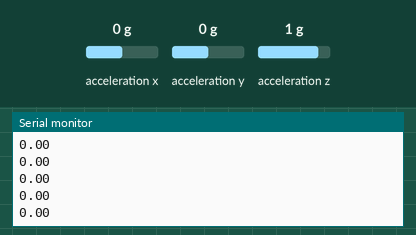
Simulated run of this sketch. Board: Arduino Uno, built with avr-gcc and run on an emulated ATmega328P. Shown: the last lines printed to the serial monitor. Inputs (shaded band) come from the test bench; at power-on: acceleration x 0 g, acceleration y 0 g, acceleration z 1 g.

Above: at 1.2 s.
1.3 s: acceleration x set to -1.4 g
At 2.1 s:
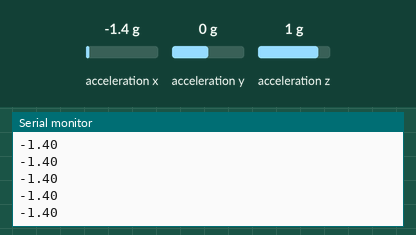
2.8 s: acceleration x set to -0.8 g
At 3.7 s:
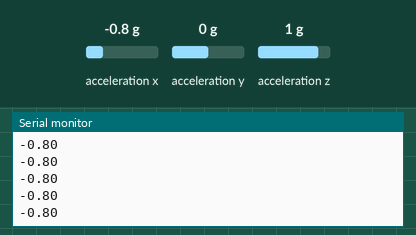
Timing chart, 0 to 5.8 s (numbered marks = the images above; inputs shaded):
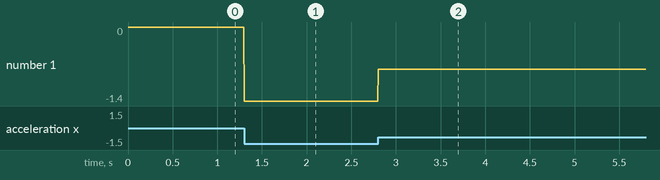

Measured:
- after the input at 1.3 s, the serial monitor: prints a new line at once (image 1)
- after the input at 2.8 s, the serial monitor: prints a new line at once (image 2)
- plotted number 1: 0 → -1.4 after the input at 1.3 s, -1.4 → -0.8 after the input at 2.8 s

The sketch:

mma7660_10_2015.ino
```cpp
/*
  GND = GND
  VCC = 5v
  SDA = A4
  SCL = A5
*/

#include <Wire.h>
#include "MMA7660.h"
MMA7660 accelemeter;
void setup()
{
    accelemeter.init();
    Serial.begin(115200);
}
void loop()
{
float ax,ay,az;
accelemeter.getAcceleration(&ax,&ay,&az);
    Serial.println(ax);
delay(5);
}
```
